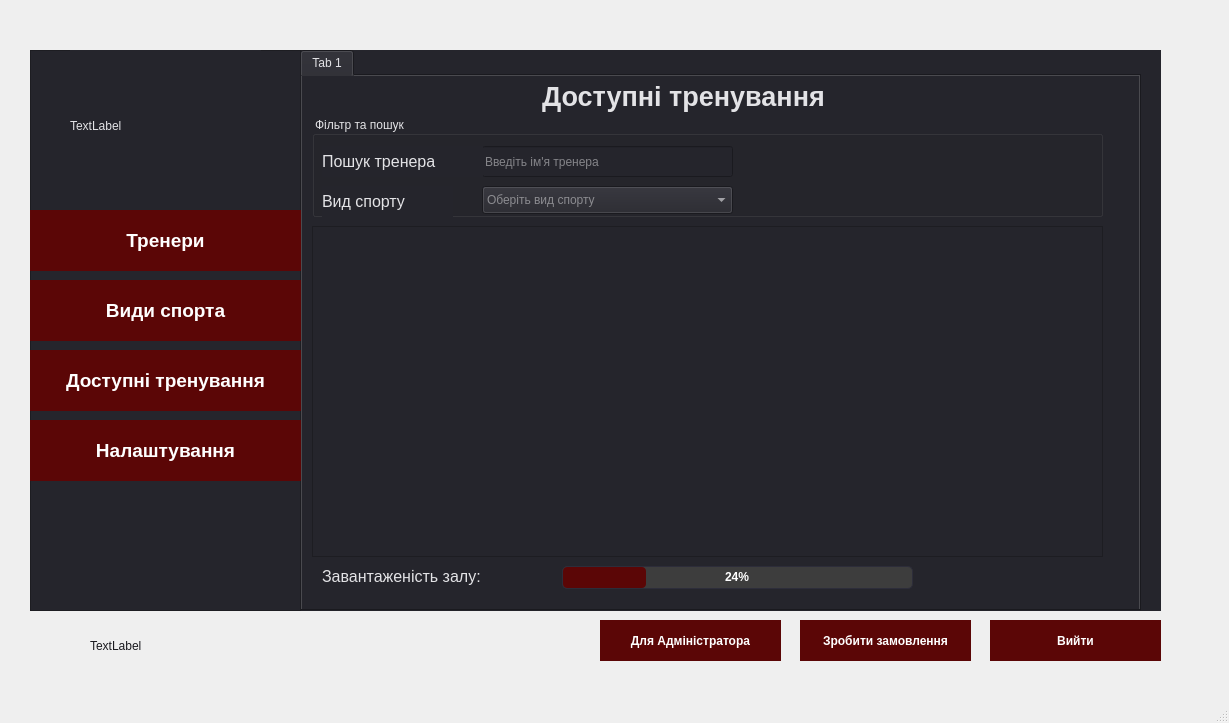
<?xml version="1.0" encoding="UTF-8"?>
<ui version="4.0">
 <class>MainWindow</class>
 <widget class="QMainWindow" name="MainWindow">
  <property name="geometry">
   <rect>
    <x>0</x>
    <y>0</y>
    <width>1229</width>
    <height>723</height>
   </rect>
  </property>
  <property name="windowTitle">
   <string>MainWindow</string>
  </property>
  <property name="styleSheet">
   <string notr="true">color: rgb(26, 26, 31);</string>
  </property>
  <widget class="QWidget" name="centralwidget">
   <widget class="QFrame" name="frame">
    <property name="geometry">
     <rect>
      <x>30</x>
      <y>50</y>
      <width>271</width>
      <height>561</height>
     </rect>
    </property>
    <property name="styleSheet">
     <string notr="true">background-color: rgb(37, 37, 44);
color: rgb(227, 227, 230);

</string>
    </property>
    <property name="frameShape">
     <enum>QFrame::Shape::StyledPanel</enum>
    </property>
    <property name="frameShadow">
     <enum>QFrame::Shadow::Raised</enum>
    </property>
    <widget class="QPushButton" name="btnTrainers">
     <property name="geometry">
      <rect>
       <x>0</x>
       <y>160</y>
       <width>271</width>
       <height>61</height>
      </rect>
     </property>
     <property name="font">
      <font>
       <family>Segoe UI</family>
       <pointsize>14</pointsize>
       <bold>true</bold>
      </font>
     </property>
     <property name="styleSheet">
      <string notr="true">QPushButton {
    background-color: #5B0606; 
    color: #FFFFFF;
    border: none;
    padding: 10px;
    font-weight: bold;
}

QPushButton:hover {
    background-color: #7A0A0A;
}

QPushButton:checked {
    background-color: #9E1A1A;
    border-left: 5px solid #FFFFFF;
}</string>
     </property>
     <property name="text">
      <string>Тренери</string>
     </property>
     <property name="checkable">
      <bool>true</bool>
     </property>
    </widget>
    <widget class="QPushButton" name="btnSports">
     <property name="geometry">
      <rect>
       <x>0</x>
       <y>230</y>
       <width>271</width>
       <height>61</height>
      </rect>
     </property>
     <property name="font">
      <font>
       <family>Segoe UI</family>
       <pointsize>14</pointsize>
       <bold>true</bold>
      </font>
     </property>
     <property name="styleSheet">
      <string notr="true">QPushButton {
    background-color: #5B0606; 
    color: #FFFFFF;
    border: none;
    padding: 10px;
    font-weight: bold;
}

QPushButton:hover {
    background-color: #7A0A0A;
}

QPushButton:checked {
    background-color: #9E1A1A;
    border-left: 5px solid #FFFFFF;
}</string>
     </property>
     <property name="text">
      <string>Види спорта</string>
     </property>
     <property name="checkable">
      <bool>true</bool>
     </property>
    </widget>
    <widget class="QPushButton" name="btnLessons">
     <property name="geometry">
      <rect>
       <x>0</x>
       <y>300</y>
       <width>271</width>
       <height>61</height>
      </rect>
     </property>
     <property name="font">
      <font>
       <family>Segoe UI</family>
       <pointsize>14</pointsize>
       <bold>true</bold>
      </font>
     </property>
     <property name="styleSheet">
      <string notr="true">QPushButton {
    background-color: #5B0606; 
    color: #FFFFFF;
    border: none;
    padding: 10px;
    font-weight: bold;
}

QPushButton:hover {
    background-color: #7A0A0A;
}

QPushButton:checked {
    background-color: #9E1A1A;
    border-left: 5px solid #FFFFFF;
}</string>
     </property>
     <property name="text">
      <string>Доступні тренування</string>
     </property>
     <property name="checkable">
      <bool>true</bool>
     </property>
    </widget>
    <widget class="QPushButton" name="btnSettings">
     <property name="geometry">
      <rect>
       <x>0</x>
       <y>370</y>
       <width>271</width>
       <height>61</height>
      </rect>
     </property>
     <property name="font">
      <font>
       <family>Segoe UI</family>
       <pointsize>14</pointsize>
       <bold>true</bold>
      </font>
     </property>
     <property name="styleSheet">
      <string notr="true">QPushButton {
    background-color: #5B0606; 
    color: #FFFFFF;
    border: none;
    padding: 10px;
    font-weight: bold;
}

QPushButton:hover {
    background-color: #7A0A0A;
}

QPushButton:checked {
    background-color: #9E1A1A;
    border-left: 5px solid #FFFFFF;
}</string>
     </property>
     <property name="text">
      <string>Налаштування</string>
     </property>
     <property name="checkable">
      <bool>true</bool>
     </property>
    </widget>
    <widget class="QLabel" name="labelLogo">
     <property name="geometry">
      <rect>
       <x>40</x>
       <y>0</y>
       <width>191</width>
       <height>151</height>
      </rect>
     </property>
     <property name="text">
      <string>TextLabel</string>
     </property>
    </widget>
   </widget>
   <widget class="QStackedWidget" name="stackedWidget">
    <property name="geometry">
     <rect>
      <x>300</x>
      <y>50</y>
      <width>861</width>
      <height>561</height>
     </rect>
    </property>
    <property name="styleSheet">
     <string notr="true">background-color: rgb(37, 37, 44);
color: rgb(227, 227, 230);</string>
    </property>
    <property name="currentIndex">
     <number>2</number>
    </property>
    <widget class="QWidget" name="page">
     <widget class="QTabWidget" name="tabWidget">
      <property name="geometry">
       <rect>
        <x>0</x>
        <y>0</y>
        <width>841</width>
        <height>561</height>
       </rect>
      </property>
      <property name="font">
       <font>
        <pointsize>9</pointsize>
       </font>
      </property>
      <property name="styleSheet">
       <string notr="true">background-color: rgb(37, 37, 44);
color: rgb(227, 227, 230);</string>
      </property>
      <property name="currentIndex">
       <number>0</number>
      </property>
      <widget class="QWidget" name="tab">
       <attribute name="title">
        <string>Tab 1</string>
       </attribute>
       <widget class="QLabel" name="labelWelcome">
        <property name="geometry">
         <rect>
          <x>240</x>
          <y>0</y>
          <width>301</width>
          <height>31</height>
         </rect>
        </property>
        <property name="font">
         <font>
          <pointsize>20</pointsize>
          <bold>true</bold>
         </font>
        </property>
        <property name="text">
         <string>Вітаємо в системі!</string>
        </property>
       </widget>
       <widget class="QGroupBox" name="groupBox">
        <property name="geometry">
         <rect>
          <x>10</x>
          <y>40</y>
          <width>791</width>
          <height>101</height>
         </rect>
        </property>
        <property name="styleSheet">
         <string notr="true">background-color: rgb(37, 37, 44);
color: rgb(227, 227, 230);</string>
        </property>
        <property name="title">
         <string>Фільтр та пошук</string>
        </property>
        <widget class="QLineEdit" name="leSearch">
         <property name="geometry">
          <rect>
           <x>170</x>
           <y>30</y>
           <width>251</width>
           <height>31</height>
          </rect>
         </property>
         <property name="styleSheet">
          <string notr="true">background-color: rgb(85, 0, 0);\ncolor: rgb(227, 227, 230);</string>
         </property>
         <property name="placeholderText">
          <string>Введіть ім'я тренера</string>
         </property>
        </widget>
        <widget class="QLabel" name="labelSearchTrainer">
         <property name="geometry">
          <rect>
           <x>10</x>
           <y>30</y>
           <width>161</width>
           <height>31</height>
          </rect>
         </property>
         <property name="font">
          <font>
           <pointsize>12</pointsize>
           <bold>false</bold>
          </font>
         </property>
         <property name="text">
          <string>Пошук тренера</string>
         </property>
        </widget>
        <widget class="QComboBox" name="comboSportFilter">
         <property name="geometry">
          <rect>
           <x>170</x>
           <y>70</y>
           <width>251</width>
           <height>28</height>
          </rect>
         </property>
         <property name="styleSheet">
          <string notr="true">background-color: rgb(85, 0, 0);\ncolor: rgb(227, 227, 230);</string>
         </property>
         <property name="placeholderText">
          <string>Оберіть вид спорту</string>
         </property>
        </widget>
        <widget class="QLabel" name="labelSport_2">
         <property name="geometry">
          <rect>
           <x>10</x>
           <y>70</y>
           <width>131</width>
           <height>21</height>
          </rect>
         </property>
         <property name="font">
          <font>
           <pointsize>12</pointsize>
           <bold>false</bold>
          </font>
         </property>
         <property name="text">
          <string>Вид спорту</string>
         </property>
        </widget>
        <widget class="QRadioButton" name="rbMale">
         <property name="geometry">
          <rect>
           <x>520</x>
           <y>30</y>
           <width>111</width>
           <height>31</height>
          </rect>
         </property>
         <property name="styleSheet">
          <string notr="true">QRadioButton {
    color: #E3E3E6;      
    font-size: 11pt;       
    spacing: 8px;          
}


QRadioButton::indicator {
    width: 16px;
    height: 16px;
    background-color: #1A1A22;
    border: 2px solid #3A3A4A;  
    border-radius: 9px;       
}


QRadioButton::indicator:hover {
    border: 2px solid #5B0606;  
}

QRadioButton::indicator:checked {
    background-color: #5B0606;  
    border: 2px solid #9E1A1A; 
    image: url(&quot;&quot;); 
}</string>
         </property>
         <property name="text">
          <string>Чоловіча</string>
         </property>
        </widget>
        <widget class="QRadioButton" name="rbFemale">
         <property name="geometry">
          <rect>
           <x>640</x>
           <y>30</y>
           <width>111</width>
           <height>31</height>
          </rect>
         </property>
         <property name="styleSheet">
          <string notr="true">QRadioButton {
    color: #E3E3E6;      
    font-size: 11pt;       
    spacing: 8px;          
}


QRadioButton::indicator {
    width: 16px;
    height: 16px;
    background-color: #1A1A22;
    border: 2px solid #3A3A4A;  
    border-radius: 9px;       
}


QRadioButton::indicator:hover {
    border: 2px solid #5B0606;  
}

QRadioButton::indicator:checked {
    background-color: #5B0606;  
    border: 2px solid #9E1A1A; 
    image: url(&quot;&quot;); 
}</string>
         </property>
         <property name="text">
          <string>Жіноча</string>
         </property>
        </widget>
        <widget class="QLabel" name="labelSex">
         <property name="geometry">
          <rect>
           <x>460</x>
           <y>30</y>
           <width>61</width>
           <height>31</height>
          </rect>
         </property>
         <property name="font">
          <font>
           <pointsize>12</pointsize>
           <bold>false</bold>
          </font>
         </property>
         <property name="text">
          <string>Стать</string>
         </property>
        </widget>
       </widget>
       <widget class="QTableWidget" name="tableWidget">
        <property name="geometry">
         <rect>
          <x>10</x>
          <y>150</y>
          <width>791</width>
          <height>331</height>
         </rect>
        </property>
       </widget>
       <widget class="QProgressBar" name="progressBar">
        <property name="geometry">
         <rect>
          <x>260</x>
          <y>490</y>
          <width>351</width>
          <height>23</height>
         </rect>
        </property>
        <property name="styleSheet">
         <string notr="true">QProgressBar {
    background-color: rgb(61, 61, 61); 
    border: 1px solid #2D2D3A;      
    border-radius: 5px;               
    text-align: center;         
    color: #FFFFFF;                  
    font-weight: bold;                
}
QProgressBar::chunk {
    background-color: #5B0606;      
    border-radius: 4px;               
}</string>
        </property>
        <property name="value">
         <number>24</number>
        </property>
       </widget>
       <widget class="QLabel" name="labelSportClub_2">
        <property name="geometry">
         <rect>
          <x>20</x>
          <y>490</y>
          <width>201</width>
          <height>21</height>
         </rect>
        </property>
        <property name="font">
         <font>
          <pointsize>12</pointsize>
          <bold>false</bold>
         </font>
        </property>
        <property name="text">
         <string>Завантаженість залу:</string>
        </property>
       </widget>
       <widget class="QToolButton" name="toolButton">
        <property name="geometry">
         <rect>
          <x>810</x>
          <y>0</y>
          <width>31</width>
          <height>31</height>
         </rect>
        </property>
        <property name="text">
         <string>...</string>
        </property>
       </widget>
      </widget>
     </widget>
    </widget>
    <widget class="QWidget" name="page_4">
     <widget class="QTabWidget" name="tabWidget_2">
      <property name="geometry">
       <rect>
        <x>0</x>
        <y>0</y>
        <width>841</width>
        <height>561</height>
       </rect>
      </property>
      <property name="font">
       <font>
        <pointsize>9</pointsize>
       </font>
      </property>
      <property name="toolTip">
       <string>&lt;html&gt;&lt;head/&gt;&lt;body&gt;&lt;p&gt;gg&lt;/p&gt;&lt;/body&gt;&lt;/html&gt;</string>
      </property>
      <property name="styleSheet">
       <string notr="true">background-color: rgb(37, 37, 44);
color: rgb(227, 227, 230);</string>
      </property>
      <property name="currentIndex">
       <number>0</number>
      </property>
      <widget class="QWidget" name="tab_2">
       <attribute name="title">
        <string>Tab 1</string>
       </attribute>
       <widget class="QLabel" name="label_4">
        <property name="geometry">
         <rect>
          <x>240</x>
          <y>0</y>
          <width>301</width>
          <height>41</height>
         </rect>
        </property>
        <property name="font">
         <font>
          <pointsize>20</pointsize>
          <bold>true</bold>
         </font>
        </property>
        <property name="text">
         <string>Види спорта</string>
        </property>
       </widget>
       <widget class="QGroupBox" name="groupBox_2">
        <property name="geometry">
         <rect>
          <x>10</x>
          <y>40</y>
          <width>791</width>
          <height>101</height>
         </rect>
        </property>
        <property name="styleSheet">
         <string notr="true">background-color: rgb(37, 37, 44);
color: rgb(227, 227, 230);</string>
        </property>
        <property name="title">
         <string>Фільтр та пошук</string>
        </property>
        <widget class="QLineEdit" name="lineEdit_2">
         <property name="geometry">
          <rect>
           <x>170</x>
           <y>30</y>
           <width>251</width>
           <height>31</height>
          </rect>
         </property>
         <property name="styleSheet">
          <string notr="true">background-color: rgb(85, 0, 0);\ncolor: rgb(227, 227, 230);</string>
         </property>
         <property name="placeholderText">
          <string>Введіть назву спорту</string>
         </property>
        </widget>
        <widget class="QLabel" name="label_7">
         <property name="geometry">
          <rect>
           <x>10</x>
           <y>30</y>
           <width>161</width>
           <height>31</height>
          </rect>
         </property>
         <property name="font">
          <font>
           <pointsize>12</pointsize>
           <bold>false</bold>
          </font>
         </property>
         <property name="text">
          <string>Пошук Спорту</string>
         </property>
        </widget>
       </widget>
       <widget class="QTableWidget" name="tableWidget_2">
        <property name="geometry">
         <rect>
          <x>10</x>
          <y>150</y>
          <width>791</width>
          <height>331</height>
         </rect>
        </property>
       </widget>
       <widget class="QProgressBar" name="progressBar_2">
        <property name="geometry">
         <rect>
          <x>260</x>
          <y>490</y>
          <width>351</width>
          <height>23</height>
         </rect>
        </property>
        <property name="styleSheet">
         <string notr="true">QProgressBar {
    background-color: rgb(61, 61, 61); 
    border: 1px solid #2D2D3A;      
    border-radius: 5px;               
    text-align: center;         
    color: #FFFFFF;                  
    font-weight: bold;                
}
QProgressBar::chunk {
    background-color: #5B0606;      
    border-radius: 4px;               
}</string>
        </property>
        <property name="value">
         <number>24</number>
        </property>
       </widget>
       <widget class="QLabel" name="label_10">
        <property name="geometry">
         <rect>
          <x>20</x>
          <y>490</y>
          <width>201</width>
          <height>21</height>
         </rect>
        </property>
        <property name="font">
         <font>
          <pointsize>12</pointsize>
          <bold>false</bold>
         </font>
        </property>
        <property name="text">
         <string>Завантаженість залу:</string>
        </property>
       </widget>
      </widget>
     </widget>
    </widget>
    <widget class="QWidget" name="page_2">
     <widget class="QTabWidget" name="tabWidget_3">
      <property name="geometry">
       <rect>
        <x>0</x>
        <y>0</y>
        <width>841</width>
        <height>561</height>
       </rect>
      </property>
      <property name="font">
       <font>
        <pointsize>9</pointsize>
       </font>
      </property>
      <property name="styleSheet">
       <string notr="true">background-color: rgb(37, 37, 44);
color: rgb(227, 227, 230);</string>
      </property>
      <property name="currentIndex">
       <number>0</number>
      </property>
      <widget class="QWidget" name="tab_4">
       <attribute name="title">
        <string>Tab 1</string>
       </attribute>
       <widget class="QLabel" name="labelAviableLessons">
        <property name="geometry">
         <rect>
          <x>240</x>
          <y>0</y>
          <width>531</width>
          <height>41</height>
         </rect>
        </property>
        <property name="font">
         <font>
          <pointsize>20</pointsize>
          <bold>true</bold>
         </font>
        </property>
        <property name="text">
         <string>Доступні тренування</string>
        </property>
       </widget>
       <widget class="QGroupBox" name="groupBox_4">
        <property name="geometry">
         <rect>
          <x>10</x>
          <y>40</y>
          <width>791</width>
          <height>101</height>
         </rect>
        </property>
        <property name="styleSheet">
         <string notr="true">background-color: rgb(37, 37, 44);
color: rgb(227, 227, 230);</string>
        </property>
        <property name="title">
         <string>Фільтр та пошук</string>
        </property>
        <widget class="QLineEdit" name="lineEdit_4">
         <property name="geometry">
          <rect>
           <x>170</x>
           <y>30</y>
           <width>251</width>
           <height>31</height>
          </rect>
         </property>
         <property name="styleSheet">
          <string notr="true">background-color: rgb(85, 0, 0);\ncolor: rgb(227, 227, 230);</string>
         </property>
         <property name="placeholderText">
          <string>Введіть ім'я тренера</string>
         </property>
        </widget>
        <widget class="QLabel" name="labelSearchTrainers">
         <property name="geometry">
          <rect>
           <x>10</x>
           <y>30</y>
           <width>161</width>
           <height>31</height>
          </rect>
         </property>
         <property name="font">
          <font>
           <pointsize>12</pointsize>
           <bold>false</bold>
          </font>
         </property>
         <property name="text">
          <string>Пошук тренера</string>
         </property>
        </widget>
        <widget class="QComboBox" name="comboBox_3">
         <property name="geometry">
          <rect>
           <x>170</x>
           <y>70</y>
           <width>251</width>
           <height>28</height>
          </rect>
         </property>
         <property name="styleSheet">
          <string notr="true">background-color: rgb(85, 0, 0);\ncolor: rgb(227, 227, 230);</string>
         </property>
         <property name="placeholderText">
          <string>Оберіть вид спорту</string>
         </property>
        </widget>
        <widget class="QLabel" name="labelSport">
         <property name="geometry">
          <rect>
           <x>10</x>
           <y>70</y>
           <width>131</width>
           <height>31</height>
          </rect>
         </property>
         <property name="font">
          <font>
           <pointsize>12</pointsize>
           <bold>false</bold>
          </font>
         </property>
         <property name="text">
          <string>Вид спорту</string>
         </property>
        </widget>
       </widget>
       <widget class="QTableWidget" name="tableWidget_4">
        <property name="geometry">
         <rect>
          <x>10</x>
          <y>150</y>
          <width>791</width>
          <height>331</height>
         </rect>
        </property>
       </widget>
       <widget class="QProgressBar" name="progressBar_4">
        <property name="geometry">
         <rect>
          <x>260</x>
          <y>490</y>
          <width>351</width>
          <height>23</height>
         </rect>
        </property>
        <property name="styleSheet">
         <string notr="true">QProgressBar {
    background-color: rgb(61, 61, 61); 
    border: 1px solid #2D2D3A;      
    border-radius: 5px;               
    text-align: center;         
    color: #FFFFFF;                  
    font-weight: bold;                
}
QProgressBar::chunk {
    background-color: #5B0606;      
    border-radius: 4px;               
}</string>
        </property>
        <property name="value">
         <number>24</number>
        </property>
       </widget>
       <widget class="QLabel" name="labelSportClub">
        <property name="geometry">
         <rect>
          <x>20</x>
          <y>490</y>
          <width>201</width>
          <height>21</height>
         </rect>
        </property>
        <property name="font">
         <font>
          <pointsize>12</pointsize>
          <bold>false</bold>
         </font>
        </property>
        <property name="text">
         <string>Завантаженість залу:</string>
        </property>
       </widget>
      </widget>
     </widget>
    </widget>
    <widget class="QWidget" name="page_3">
     <widget class="QTabWidget" name="tabWidget_4">
      <property name="geometry">
       <rect>
        <x>10</x>
        <y>0</y>
        <width>841</width>
        <height>561</height>
       </rect>
      </property>
      <property name="font">
       <font>
        <pointsize>9</pointsize>
       </font>
      </property>
      <property name="styleSheet">
       <string notr="true">background-color: rgb(37, 37, 44);
color: rgb(227, 227, 230);</string>
      </property>
      <property name="currentIndex">
       <number>0</number>
      </property>
      <widget class="QWidget" name="tab_5">
       <attribute name="title">
        <string>Tab 1</string>
       </attribute>
       <widget class="QLabel" name="labelSettings">
        <property name="geometry">
         <rect>
          <x>280</x>
          <y>0</y>
          <width>251</width>
          <height>41</height>
         </rect>
        </property>
        <property name="font">
         <font>
          <pointsize>20</pointsize>
          <bold>true</bold>
         </font>
        </property>
        <property name="text">
         <string>Налаштування</string>
        </property>
       </widget>
       <widget class="QLabel" name="labelProfile">
        <property name="geometry">
         <rect>
          <x>550</x>
          <y>70</y>
          <width>141</width>
          <height>41</height>
         </rect>
        </property>
        <property name="font">
         <font>
          <pointsize>18</pointsize>
          <bold>true</bold>
         </font>
        </property>
        <property name="styleSheet">
         <string notr="true"/>
        </property>
        <property name="text">
         <string>Профіль</string>
        </property>
       </widget>
       <widget class="QLabel" name="labelName">
        <property name="geometry">
         <rect>
          <x>410</x>
          <y>140</y>
          <width>171</width>
          <height>21</height>
         </rect>
        </property>
        <property name="font">
         <font>
          <pointsize>12</pointsize>
          <bold>false</bold>
         </font>
        </property>
        <property name="styleSheet">
         <string notr="true"/>
        </property>
        <property name="text">
         <string>Ім'я</string>
        </property>
       </widget>
       <widget class="QLabel" name="labelPassword">
        <property name="geometry">
         <rect>
          <x>410</x>
          <y>230</y>
          <width>171</width>
          <height>31</height>
         </rect>
        </property>
        <property name="font">
         <font>
          <pointsize>12</pointsize>
          <bold>false</bold>
         </font>
        </property>
        <property name="styleSheet">
         <string notr="true"/>
        </property>
        <property name="text">
         <string>Змінити пароль</string>
        </property>
       </widget>
       <widget class="QLabel" name="labelInterface">
        <property name="geometry">
         <rect>
          <x>100</x>
          <y>70</y>
          <width>161</width>
          <height>41</height>
         </rect>
        </property>
        <property name="font">
         <font>
          <pointsize>18</pointsize>
          <bold>true</bold>
         </font>
        </property>
        <property name="text">
         <string>Інтерфейс</string>
        </property>
       </widget>
       <widget class="QPushButton" name="btnChangePassword">
        <property name="geometry">
         <rect>
          <x>610</x>
          <y>270</y>
          <width>201</width>
          <height>41</height>
         </rect>
        </property>
        <property name="font">
         <font>
          <pointsize>11</pointsize>
          <bold>true</bold>
         </font>
        </property>
        <property name="styleSheet">
         <string notr="true">background-color: rgb(91, 6, 6);</string>
        </property>
        <property name="text">
         <string>Змінити пароль</string>
        </property>
       </widget>
       <widget class="QLabel" name="labelLanguage">
        <property name="geometry">
         <rect>
          <x>20</x>
          <y>130</y>
          <width>81</width>
          <height>31</height>
         </rect>
        </property>
        <property name="font">
         <font>
          <pointsize>12</pointsize>
          <bold>false</bold>
         </font>
        </property>
        <property name="styleSheet">
         <string notr="true"/>
        </property>
        <property name="text">
         <string>Мова</string>
        </property>
       </widget>
       <widget class="QComboBox" name="comboLanguage">
        <property name="geometry">
         <rect>
          <x>120</x>
          <y>130</y>
          <width>161</width>
          <height>31</height>
         </rect>
        </property>
        <property name="font">
         <font>
          <pointsize>11</pointsize>
          <bold>true</bold>
         </font>
        </property>
        <property name="styleSheet">
         <string notr="true">background-color: rgb(85, 0, 0);\ncolor: rgb(227, 227, 230);</string>
        </property>
        <property name="placeholderText">
         <string>Оберіть мову</string>
        </property>
       </widget>
       <widget class="QPushButton" name="btnChangeName">
        <property name="geometry">
         <rect>
          <x>610</x>
          <y>170</y>
          <width>201</width>
          <height>41</height>
         </rect>
        </property>
        <property name="font">
         <font>
          <pointsize>11</pointsize>
          <bold>true</bold>
         </font>
        </property>
        <property name="styleSheet">
         <string notr="true">background-color: rgb(91, 6, 6);</string>
        </property>
        <property name="text">
         <string>Змінити ім'я</string>
        </property>
       </widget>
       <widget class="QFrame" name="frame_2">
        <property name="geometry">
         <rect>
          <x>400</x>
          <y>60</y>
          <width>421</width>
          <height>381</height>
         </rect>
        </property>
        <property name="frameShape">
         <enum>QFrame::Shape::StyledPanel</enum>
        </property>
        <property name="frameShadow">
         <enum>QFrame::Shadow::Raised</enum>
        </property>
        <widget class="QPushButton" name="btnExitAccount">
         <property name="geometry">
          <rect>
           <x>80</x>
           <y>320</y>
           <width>271</width>
           <height>51</height>
          </rect>
         </property>
         <property name="font">
          <font>
           <pointsize>11</pointsize>
           <bold>true</bold>
          </font>
         </property>
         <property name="styleSheet">
          <string notr="true">background-color: rgb(91, 6, 6);</string>
         </property>
         <property name="text">
          <string>Вийти з облікового запису</string>
         </property>
        </widget>
        <widget class="QLineEdit" name="leNewLogin">
         <property name="geometry">
          <rect>
           <x>210</x>
           <y>67</y>
           <width>201</width>
           <height>31</height>
          </rect>
         </property>
         <property name="styleSheet">
          <string notr="true">background-color: rgb(85, 0, 0);\ncolor: rgb(227, 227, 230);</string>
         </property>
         <property name="placeholderText">
          <string>Введіть нове ім'я</string>
         </property>
        </widget>
        <widget class="QLineEdit" name="leNewPassword">
         <property name="geometry">
          <rect>
           <x>210</x>
           <y>170</y>
           <width>201</width>
           <height>31</height>
          </rect>
         </property>
         <property name="styleSheet">
          <string notr="true">background-color: rgb(85, 0, 0);\ncolor: rgb(227, 227, 230);</string>
         </property>
         <property name="placeholderText">
          <string>Введіть новий пароль</string>
         </property>
        </widget>
       </widget>
       <widget class="QFrame" name="frame_3">
        <property name="geometry">
         <rect>
          <x>0</x>
          <y>60</y>
          <width>421</width>
          <height>381</height>
         </rect>
        </property>
        <property name="frameShape">
         <enum>QFrame::Shape::StyledPanel</enum>
        </property>
        <property name="frameShadow">
         <enum>QFrame::Shadow::Raised</enum>
        </property>
        <widget class="QPushButton" name="pushButton_7">
         <property name="geometry">
          <rect>
           <x>120</x>
           <y>110</y>
           <width>161</width>
           <height>41</height>
          </rect>
         </property>
         <property name="font">
          <font>
           <pointsize>11</pointsize>
           <bold>true</bold>
          </font>
         </property>
         <property name="styleSheet">
          <string notr="true">background-color: rgb(91, 6, 6);</string>
         </property>
         <property name="text">
          <string>Змінити фон</string>
         </property>
        </widget>
        <widget class="QLabel" name="labelTheme">
         <property name="geometry">
          <rect>
           <x>20</x>
           <y>120</y>
           <width>81</width>
           <height>31</height>
          </rect>
         </property>
         <property name="font">
          <font>
           <pointsize>12</pointsize>
           <bold>false</bold>
          </font>
         </property>
         <property name="styleSheet">
          <string notr="true"/>
         </property>
         <property name="text">
          <string>Тема</string>
         </property>
        </widget>
       </widget>
       <zorder>frame_3</zorder>
       <zorder>frame_2</zorder>
       <zorder>labelSettings</zorder>
       <zorder>labelProfile</zorder>
       <zorder>labelName</zorder>
       <zorder>labelPassword</zorder>
       <zorder>labelInterface</zorder>
       <zorder>btnChangePassword</zorder>
       <zorder>labelLanguage</zorder>
       <zorder>comboLanguage</zorder>
       <zorder>btnChangeName</zorder>
      </widget>
     </widget>
    </widget>
   </widget>
   <widget class="QLabel" name="label_24">
    <property name="geometry">
     <rect>
      <x>90</x>
      <y>620</y>
      <width>63</width>
      <height>51</height>
     </rect>
    </property>
    <property name="text">
     <string>TextLabel</string>
    </property>
   </widget>
   <widget class="QPushButton" name="pushButton_5">
    <property name="geometry">
     <rect>
      <x>800</x>
      <y>620</y>
      <width>171</width>
      <height>41</height>
     </rect>
    </property>
    <property name="styleSheet">
     <string notr="true">QPushButton {
    background-color: #5B0606; 
    color: #FFFFFF;
    border: none;
    padding: 10px;
    font-weight: bold;
}

QPushButton:hover {
    background-color: #7A0A0A;
}

QPushButton:checked {
    background-color: #9E1A1A;
    border-left: 5px solid #FFFFFF;
}</string>
    </property>
    <property name="text">
     <string>Зробити замовлення</string>
    </property>
   </widget>
   <widget class="QPushButton" name="pushButton_6">
    <property name="geometry">
     <rect>
      <x>990</x>
      <y>620</y>
      <width>171</width>
      <height>41</height>
     </rect>
    </property>
    <property name="styleSheet">
     <string notr="true">QPushButton {
    background-color: #5B0606; 
    color: #FFFFFF;
    border: none;
    padding: 10px;
    font-weight: bold;
}

QPushButton:hover {
    background-color: #7A0A0A;
}

QPushButton:checked {
    background-color: #9E1A1A;
    border-left: 5px solid #FFFFFF;
}</string>
    </property>
    <property name="text">
     <string>Вийти</string>
    </property>
   </widget>
   <widget class="QPushButton" name="pushButton_8">
    <property name="geometry">
     <rect>
      <x>600</x>
      <y>620</y>
      <width>181</width>
      <height>41</height>
     </rect>
    </property>
    <property name="styleSheet">
     <string notr="true">QPushButton {
    background-color: #5B0606; 
    color: #FFFFFF;
    border: none;
    padding: 10px;
    font-weight: bold;
}

QPushButton:hover {
    background-color: #7A0A0A;
}

QPushButton:checked {
    background-color: #9E1A1A;
    border-left: 5px solid #FFFFFF;
}</string>
    </property>
    <property name="text">
     <string>Для Адміністратора</string>
    </property>
   </widget>
   <zorder>stackedWidget</zorder>
   <zorder>frame</zorder>
   <zorder>label_24</zorder>
   <zorder>pushButton_5</zorder>
   <zorder>pushButton_6</zorder>
   <zorder>pushButton_8</zorder>
  </widget>
  <widget class="QMenuBar" name="menubar">
   <property name="geometry">
    <rect>
     <x>0</x>
     <y>0</y>
     <width>1229</width>
     <height>25</height>
    </rect>
   </property>
  </widget>
  <widget class="QStatusBar" name="statusBar"/>
 </widget>
 <resources/>
 <connections/>
</ui>
